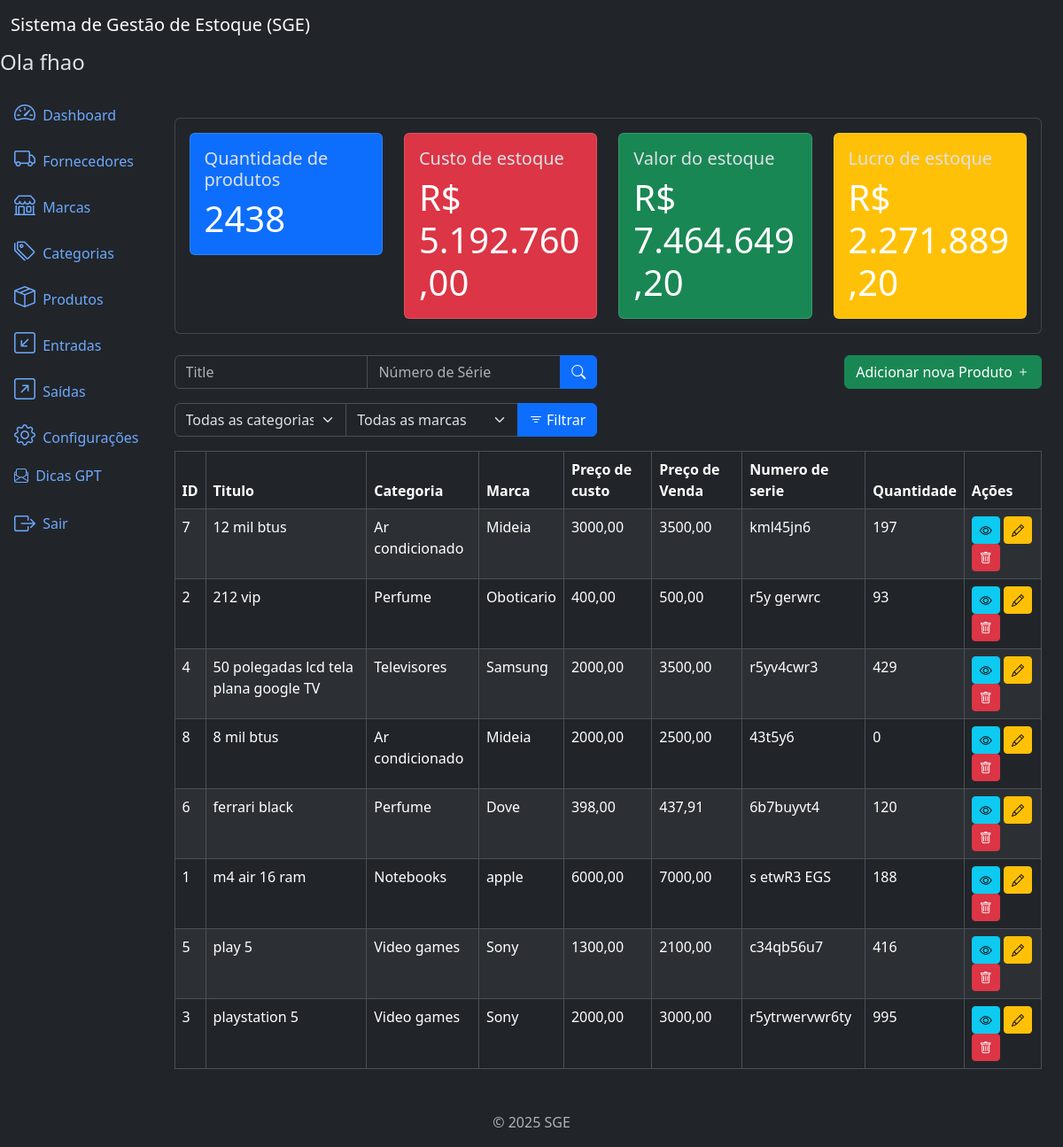
The app's page /products/ (signed in), older data.
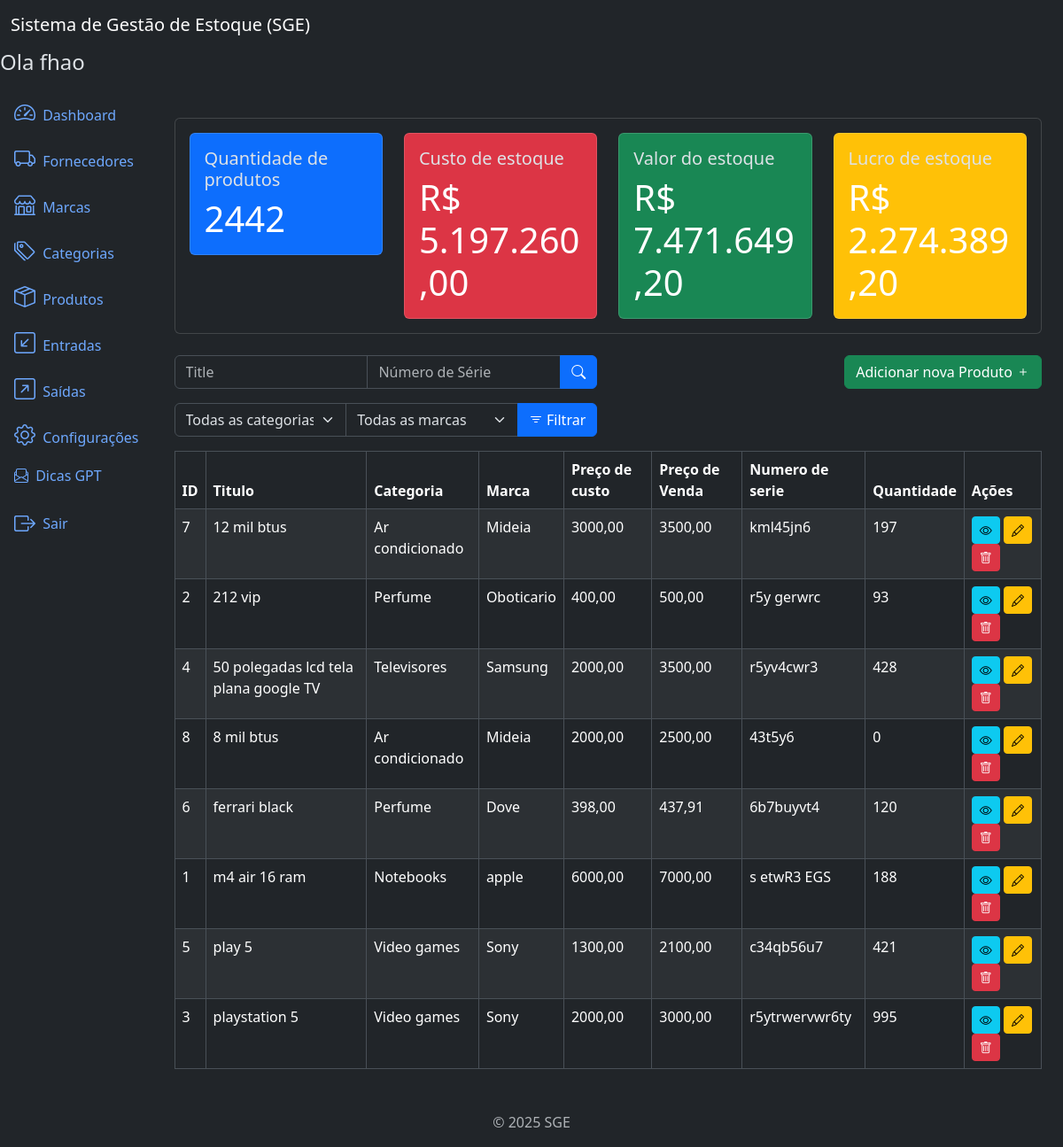
The same page, newer data.
### products/models.py (models this page shows, shortened)
class Product(models.Model):
    title = models.CharField(
        max_length=500
    )
    brand = models.ForeignKey(
        Brand,
        on_delete=models.PROTECT,
        related_name='products'
    )
    category = models.ForeignKey(
        Category,
        on_delete=models.PROTECT,
        related_name='products'
    )
    description = models.TextField(
        blank=True,
        null=True,
    )
    serie_number = models.CharField(
        max_length=200,
        blank=True,
        null=True,
    )
    cost_price = models.DecimalField(
        max_digits=20,
        decimal_places=2,
    )  # preço de custo
    selling_price = models.DecimalField(
        max_digits=20,
        decimal_places=2,
    )  # preço vendido
    quantity = models.IntegerField(
        default=0,
    )
    created_at = models.DateTimeField(
        auto_now_add=True,
    )
    updated_at = models.DateTimeField(
        auto_now=True
    )
    class Meta:
        ordering = ['title']

### categories/models.py (models this page shows)
class Category(models.Model):
    name = models.CharField(max_length=500)
    description = models.TextField(
        blank=True,
        null=True,
    )
    created_at = models.DateTimeField(
        auto_now_add=True
    )
    updated_at = models.DateTimeField(
        auto_now=True
    )
    class Meta:
        ordering = ['name']
    def __str__(self):
        return self.name

### brands/models.py (models this page shows)
class Brand(models.Model):
    name = models.CharField(max_length=500)
    description = models.TextField(
        blank=True,
        null=True,
    )
    created_at = models.DateTimeField(
        auto_now_add=True
    )
    updated_at = models.DateTimeField(
        auto_now=True
    )
    class Meta:
        ordering = ['name']
    def __str__(self):
        return self.name

### products/views.py (the view)
# urls.py: path('products/', views.ProductListView.as_view(), name='product_list'),
class ProductListView(LoginRequiredMixin, PermissionRequiredMixin, ListView):
    model = models.Product
    template_name = 'product_list.html'
    context_object_name = 'products'
    paginate_by = 10
    permission_required = 'products.view_product'
    def get_queryset(self):
        queryset = super().get_queryset()
        brand = self.request.GET.get('brand')
        category = self.request.GET.get('category')
        serie_number = self.request.GET.get('serie_number')
        title = self.request.GET.get('title')
        if brand:
            queryset = queryset.filter(brand__id=brand)
        if category:
            queryset = queryset.filter(category__id=category)
        if serie_number:
            queryset = queryset.filter(serie_number__icontains=serie_number)
        if title:
            queryset = queryset.filter(title__icontains=title)
        return queryset
    def get_context_data(self, **kwargs):
        context = super().get_context_data(**kwargs)
        context['categories'] = Category.objects.all()
        context['brands'] = Brand.objects.all()
        context['product_metrics'] = get_product_metrics()
        return context

### app/metrics.py (called while the page is built)
def get_product_metrics():
    products = Product.objects.all()
    total_cost_price = sum(product.cost_price * product.quantity for product in products)
    total_selling_price = sum(product.selling_price * product.quantity for product in products)
    total_quantity = sum(product.quantity for product in products)
    total_profit = total_selling_price - total_cost_price
    return dict(
        total_cost_price=number_format(total_cost_price, decimal_pos=2, force_grouping=True),
        total_selling_price=number_format(total_selling_price, decimal_pos=2, force_grouping=True),
        total_quantity=total_quantity,
        total_profit=number_format(total_profit, decimal_pos=2, force_grouping=True),
    )

### products/templates/product_list.html (shortened to what this page needs)
{% extends 'base.html' %}
{% block content %}
{% if perms.products.view_product and perms.inflows.view_inflow %}
   {% include 'components/_product_metrics.html' %}
{% endif %}
<div class="row mb-3">
   <div class="col-md-6">
      <form method="get" action="{% url 'product_list' %}">
         <div class="input-group">
            <input type="text" class="form-control" name="title" placeholder="Title" value="{{ request.GET.title }}">
            <input type="text" class="form-control" name="serie_number" placeholder="Número de Série" value="{{ request.GET.serie_number }}">
            <button type="submit" class="btn btn-primary">
               <i class="bi bi-search"></i>
            </button>
         </div>
      </form>
   </div>
   {% if perms.products.add_product %}
   <div class="col-md-6">
      <a href="{% url 'product_create' %}" class="btn btn-success float-end">
         Adicionar nova Produto
         <i class="bi bi-plus"></i>
      </a>
   </div>
   {% endif %}
</div>
<div class="row mb-3">
   <div class="col-md-6">
      <form method="get" action="{% url 'product_list' %}">
         <div class="input-group">
            <select class="form-select" name="category">
               <option value="" {% if not request.GET.category %} selected {% endif %} >Todas as categorias</option>
            </select>
            <select class="form-select" name="brand">
               <option value="" {% if not request.GET.brand %} selected {% endif %} >Todas as marcas</option>
            </select>
            <button type="submit" class="btn btn-primary">
               <i class="bi bi-filter"></i> Filtrar
            </button>
         </div>
      </form>
   </div>
</div>
<div class="table-responsive">
   <table class="table table-striped table-bordered">
      <thead class="thead-dark">
         <tr>
            <th>ID</th>
            <th>Titulo</th>
            <th>Categoria</th>
            <th>Marca</th>
            <th>Preço de custo</th>
            <th>Preço de Venda</th>
            <th>Numero de serie</th>
            <th>Quantidade</th>
            <th>Ações</th>
         </tr>
      </thead>
      <tbody>
         {% for product in products %}
         <tr>
            <td>{{ product.id }}</td>
            <td>{{ product.title }}</td>
            <td>{{ product.category }}</td>
            <td>{{ product.brand }}</td>
            <td>{{ product.cost_price }}</td>
            <td>{{ product.selling_price }}</td>
            <td>{{ product.serie_number }}</td>
            <td>{{ product.quantity }}</td>
            <td>
               <a href="{% url 'product_detail' product.id %}" class="btn btn-info btn-sm">
                  <i class="bi bi-eye"></i>
               </a>
               {% if perms.products.change_product %}
               <a href="{% url 'product_update' product.id %}" class="btn btn-warning btn-sm">
                  <i class="bi bi-pencil"></i>
               </a>
               {% endif %}
               {% if perms.products.delete_product %}
               <a href="{% url 'product_delete' product.id %}" class="btn btn-danger btn-sm">
                  <i class="bi bi-trash"></i>
               </a>
               {% endif %}
            </td>
         </tr>
         {% endfor %}
      </tbody>
   </table>
</div>
{% endblock %}

Row changes from the older to the newer data that the page shows:
changed Product "50 polegadas lcd tela plana google TV": quantity "429" → "428"
changed Product "play 5": quantity "416" → "421"
Text that changed along with them:
{{ product_metrics.total_quantity }}: "2438" → "2442"
{{ product_metrics.total_cost_price }}: "5.192.760,00" → "5.197.260,00"
{{ product_metrics.total_selling_price }}: "7.464.649,20" → "7.471.649,20"
{{ product_metrics.total_profit }}: "2.271.889,20" → "2.274.389,20"
